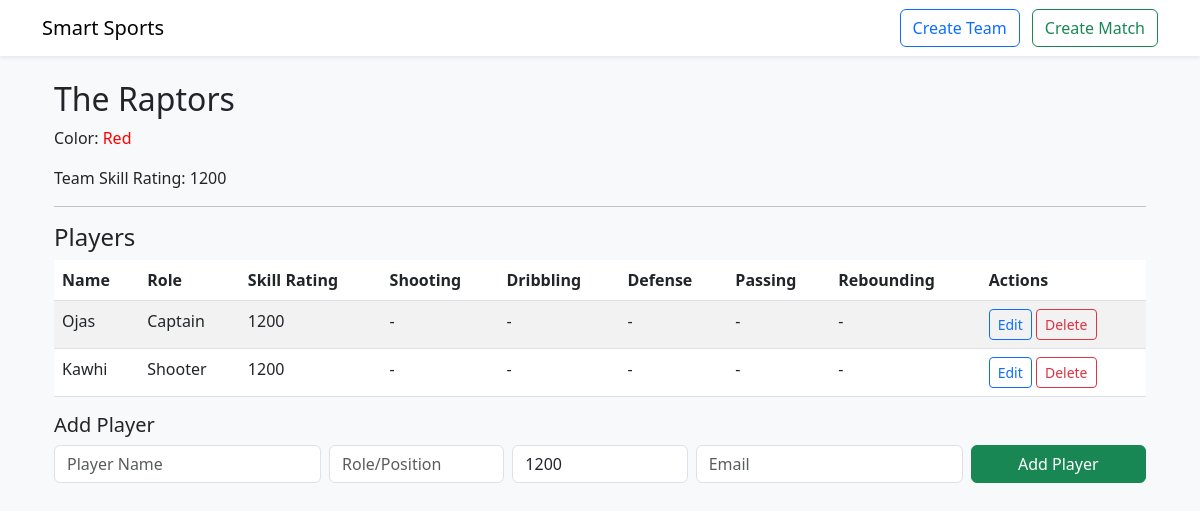
The page /teams/1 on the database its author committed.
### app/models.py (models this page shows)
class Team(db.Model):
    id = db.Column(db.Integer, primary_key=True)
    name = db.Column(db.String(120), nullable=False)
    color = db.Column(db.String(30), nullable=True)
    skill_rating = db.Column(db.Integer, default=1200)
    created_at = db.Column(db.DateTime, default=datetime.utcnow)
    sport = db.Column(db.String(50), nullable=True, default="soccer")
    captain_id = db.Column(db.Integer, db.ForeignKey('player.id'), nullable=True)
    players = db.relationship("Player", backref="team", lazy=True, foreign_keys="Player.team_id")

class Player(db.Model):
    id = db.Column(db.Integer, primary_key=True)
    name = db.Column(db.String(120), nullable=False)
    email = db.Column(db.String(200), nullable=True)
    role = db.Column(db.String(80), nullable=True)         # position/spot
    skill_rating = db.Column(db.Integer, default=1200)
    invited = db.Column(db.Boolean, default=False)         # true if invited (not fully registered)
    team_id = db.Column(db.Integer, db.ForeignKey('team.id'), nullable=True)
    games_played = db.Column(db.Integer, default=0)
    wins = db.Column(db.Integer, default=0)
    losses = db.Column(db.Integer, default=0)
    skills = db.relationship("PlayerSkill", backref="player", lazy=True, cascade="all, delete-orphan")

### app/routes.py (the view)
@app.route("/teams/<int:team_id>")
def team_detail(team_id):
    team = Team.query.get_or_404(team_id)
    skill_names = skill_fields_for_sport(team.sport)
    players = team.players
    return render_template("team_detail.html", team=team, players=players, skill_names=skill_names)

### app/routes.py (called while the page is built)
def skill_fields_for_sport(sport):
    mapping = {
        "soccer": ["Shooting", "Passing", "Defending", "Speed", "Stamina"],
        "basketball": ["Shooting", "Dribbling", "Defense", "Passing", "Rebounding"],
        "volleyball": ["Serving", "Spiking", "Blocking", "Setting", "Passing"],
        "hockey": ["Shooting", "Skating", "Defense", "Checking", "Passing"],
        "football": ["Throwing", "Catching", "Tackling", "Speed", "Awareness"],
        "default": ["Skill A", "Skill B", "Skill C", "Skill D", "Skill E"]
    }
    if not sport:
        return mapping["default"]
    return mapping.get(sport.lower(), mapping["default"])

### app/templates/team_detail.html (shortened to what this page needs)
{% extends "base.html" %}
{% block content %}
<div class="container mt-4">
    <h2>{{ team.name }}</h2>
    {% if team.color %}
    <p>Color: <span style="color: {{ team.color }}">{{ team.color }}</span></p>
    {% endif %}
    <p>Team Skill Rating: {{ team.skill_rating }}</p>
    <hr>
    <h4>Players</h4>
    <table class="table table-striped">
        <thead>
            <tr>
                <th>Name</th>
                <th>Role</th>
                <th>Skill Rating</th>
                {% for skill_name in skill_names %}
                <th>{{ skill_name }}</th>
                {% endfor %}
                <th>Actions</th>
            </tr>
        </thead>
        <tbody>
            {% for p in players %}
            <tr>
                <td>{{ p.name }}</td>
                <td>{{ p.role or "" }}</td>
                <td>{{ p.skill_rating }}</td>
                {% set player_skills = {} %}
                {% for s in p.skills %}
                    {% set _ = player_skills.update({s.skill_name: s.skill_value}) %}
                {% endfor %}
                {% for skill_name in skill_names %}
                    <td>{{ player_skills.get(skill_name, '-') }}</td>
                {% endfor %}
                <td>
                    <a href="{{ url_for('edit_player', player_id=p.id) }}" class="btn btn-sm btn-outline-primary">Edit</a>
                    <a href="{{ url_for('delete_player', player_id=p.id) }}" class="btn btn-sm btn-outline-danger">Delete</a>
                </td>
            </tr>
            {% endfor %}
        </tbody>
    </table>
    <form method="POST" action="{{ url_for('team_add_player', team_id=team.id) }}" class="mt-3">
        <h5>Add Player</h5>
        <div class="row g-2">
            <div class="col-md-3">
                <input type="text" class="form-control" name="name" placeholder="Player Name" required>
            </div>
            <div class="col-md-2">
                <input type="text" class="form-control" name="role" placeholder="Role/Position">
            </div>
            <div class="col-md-2">
                <input type="number" class="form-control" name="skill" placeholder="Skill Rating" value="1200">
            </div>
            <div class="col-md-3">
                <input type="email" class="form-control" name="email" placeholder="Email">
            </div>
            <div class="col-md-2">
                <button type="submit" class="btn btn-success w-100">Add Player</button>
            </div>
        </div>
    </form>
</div>
{% endblock %}

### rows shown on the page
Team: name "The Raptors", color "Red", skill_rating "1200"
Player: name "Ojas", role "Captain", skill_rating "1200", get "-" "-" "-" "-" "-"
Player: name "Kawhi", role "Shooter", skill_rating "1200", get "-" "-" "-" "-" "-"

### other values the page prints
{{ skill_name }} "Shooting" "Dribbling" "Defense" "Passing" "Rebounding"
